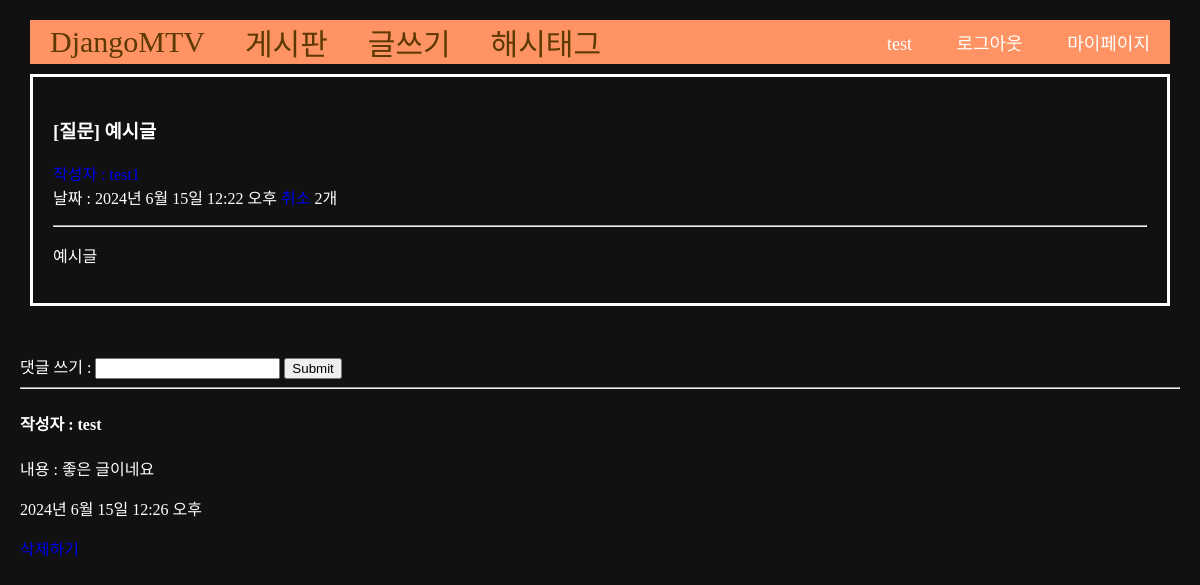
Screenshot of /34 (signed in) with the database file from the repository.
### main/models.py (models this page shows, shortened)
class Post(models.Model):
    title = models.CharField(max_length=50)
    writer = models.ForeignKey(User, null=False, blank=False, on_delete=models.CASCADE)
    post_type = models.CharField(max_length=50, null=True)
    image = models.ImageField(upload_to="post/", blank=True, null=True)
    body = models.TextField()
    pub_date = models.DateTimeField()
    tag = models.ManyToManyField(Tag, related_name='post', blank=True)
    like = models.ManyToManyField(User, related_name='likes', blank=True)
    like_count = models.PositiveIntegerField(default=0)

class Comment(models.Model):
    content = models.TextField()
    pub_date = models.DateTimeField()
    writer = models.ForeignKey(User, null=False, blank=False, on_delete=models.CASCADE)
    post = models.ForeignKey(Post, null=False, blank=False, on_delete=models.CASCADE)
    tag = models.ManyToManyField(Tag, related_name='comment', blank=True)

### main/views.py (the view, shortened to what this page needs)
# urls.py: path('<int:id>', detail, name="detail"),
def detail(request, id):
    post = get_object_or_404(Post, pk=id)
    if request.method == 'GET':
        comments = Comment.objects.filter(post=post)
        return render(request, 'main/detail.html', {'post':post, 'comments':comments})

### main/templates/main/detail.html (shortened to what this page needs)
{% extends 'base.html' %}
{% load static %}
{% block content %}
<div class="contain">
    <h3>{% if post.post_type == "Q" %}
            [질문]
        {% elif post.post_type == "A" %}
            [답변]
        {% else %}
            [기타]
        {% endif %}
        {{ post.title }}
    </h3>
    <a href="{% url 'users:mypage' post.writer.id %}">작성자 : {{post.writer}}</a>
    <br>
    날짜 : {{ post.pub_date }}
    <a href="{% url 'main:likes' post.id %}">
    </a>
    {{post.like_count}}개
    <hr/>
    <p>{{ post.body }}</p>
</div>
<br>
<div class="comment_container">
    <div class="comment_form">
        <form action="{% url 'main:detail' post.id %}" method="POST">
            댓글 쓰기 : <input type="text" name="content">
            <input type="submit" name="submit">
        </form>
    </div>
    <div class="comment_list">
        {% for comment in comments %}
        <hr>
        <h4>작성자 : {{comment.writer}}</h4>
        <p>내용 : {{comment.content}}</p>
        <p>{{comment.pub_date}}</p>
        {% if comment.writer == user %}
            <a href="{% url 'main:deleteComment' comment.id %}">삭제하기</a>
        {% endif %}
        {% endfor %}
    </div>
</div>
{% endblock %}

### project/templates/shared/_navbar.html
<nav class="navbar-container">
    <a class="navbar-link" href="{% url 'main:mainpage' %}">DjangoMTV</a>
    <a class="navbar-link" href="{% url 'main:secondpage' %}">게시판</a>
    <a class="navbar-link" href="{% url 'main:new-post' %}">글쓰기</a>
    <a class="navbar-link" href="{% url 'main:tag-list' %}">해시태그</a>
    <div class="nav-right">
        {% if user.is_authenticated %}
        <ul class="nav-link-account">
            <li class="nave-link-user">{{user.username}}</li>
            <li><a href="{% url 'accounts:logout' %}">로그아웃</a></li>
            <li><a href="{% url 'users:mypage' user.id %}">마이페이지</a></li>
        </ul>
        {% else %}
        <ul class="nav-link-account">
            <li><a href="{% url 'accounts:login' %}">로그인</a></li>
            <li><a href="{% url 'accounts:signup' %}">회원가입</a></li>
        </ul>
        {% endif %}
    </div>
</nav>

### project/static/css/project.css (style rules this page uses)
a { text-decoration: none; }
.body-container { background-color: #000000; color: #fff; margin: 20px; }
.navbar-container { display: flex; align-items: center; padding-left: 20px; gap: 40px; background-color: #ff7300; font-size: 6px; margin: 10px; }
.navbar-link { color: #ffffff; font-size: 30px; }
.contain { border: 3px solid #fff; padding: 20px; margin: 10px; }

### project/templates/base.html (style rules this page uses)
a { text-decoration: none; }
.body-container { background-color: #111; color: #fff; margin: 20px; }
.navbar-container { display: flex; align-items: center; padding-left: 20px; gap: 40px; background-color: #FF9364; font-size: 18px; }
.navbar-link { color: #5c3900; font-size: 30px; }
.nav-right { margin-left: auto; }
.nav-link-account { list-style-type: none; margin: 0; padding: 0; }
.nav-link-account li { display: inline; padding: 10px 20px; text-decoration: none; }
.nav-link-account li a { color: white; text-decoration: none; }

### rows the page displays
Post: title "예시글", pub_date "2024년 6월 15일 12:22 오후", like_count "2", body "예시글"
Comment: writer "test", content "좋은 글이네요", pub_date "2024년 6월 15일 12:26 오후"

### other values shown
{{ user.username }} "test"
